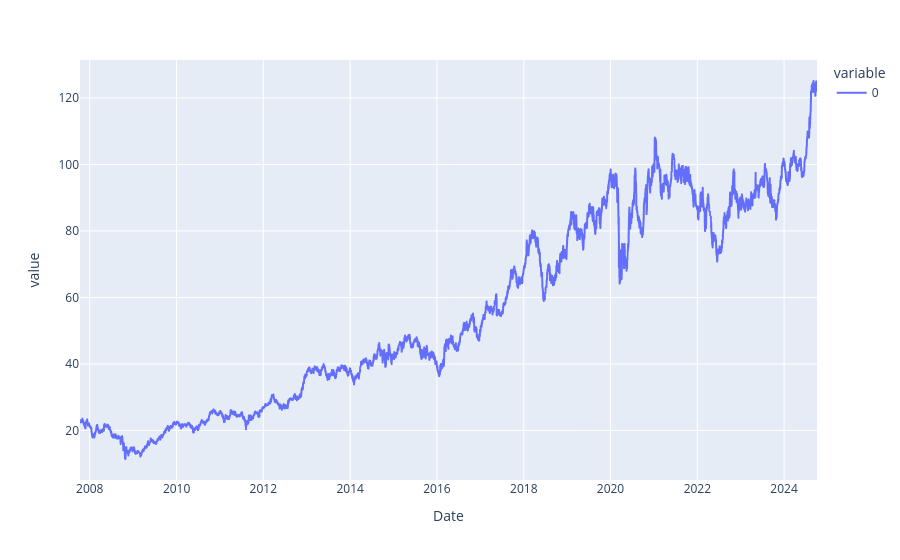

This figure's notebook cell:
### Markdown cell above
Returns series are all stationary and not normally distributed according to the ADF and Shapiro-Wilk test with mean slightly biased torward the positive side. The positive mean indicates that these series yielded positive returns more often than not, and buying and holding these stocks for this period of time would in the end result in a positive financial outcome. All series have outliers way above and below fences which may be influencing the SW test

### Code cell
all_stocks_performance = stocks_df["Price_abev3"] + stocks_df["Price_bbdc3"] + stocks_df["Price_itub3"] + stocks_df["Price_itsa3"] + stocks_df["Price_wege3"]
px.line(all_stocks_performance)

### Figure 1 — Plotly figure (JSON) as saved in the notebook; plotly's stock layout.template omitted (floating-point values rounded to 4 significant figures; data arrays with more than 128 entries replaced by an {"elided": "..."} marker saying what was removed)
{"data": [{"hovertemplate": "variable=0<br>Date=%{x}<br>value=%{y}<extra></extra>", "legendgroup": "0", "line": {"color": "#636efa", "dash": "solid"}, "marker": {"symbol": "circle"}, "mode": "lines", "name": "0", "showlegend": true, "type": "scattergl", "x": {"elided": "4211 str values"}, "xaxis": "x", "y": {"elided": "4211 float values"}, "yaxis": "y"}], "layout": {"legend": {"title": {"text": "variable"}, "tracegroupgap": 0}, "margin": {"t": 60}, "xaxis": {"anchor": "y", "domain": [0, 1], "title": {"text": "Date"}}, "yaxis": {"anchor": "x", "domain": [0, 1], "title": {"text": "value"}}}}
